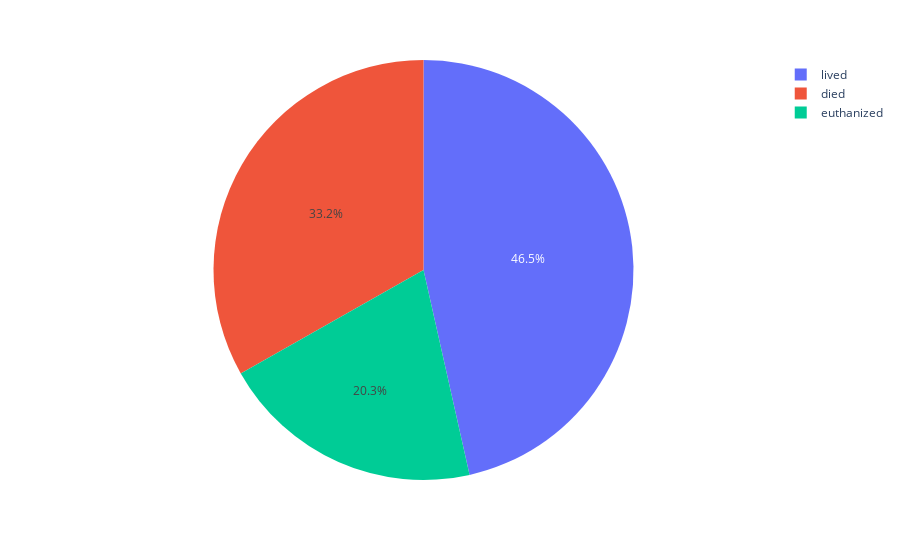

The notebook cell this image was saved under:
### Markdown cell above
If the horse was treated with surgery it was a higher chance to die.

Young horses have more chance to die.

If Temp_Of_Extremities is warm or normal, the horse has a higher chance to live.

If Peripheral_Pulse is normal , the horse has a higher chance to live.

If Mucous_Membrane is pale_pink, bright_pink or normal_pink the horse has a higher chance to live.

If Capillary_Refill_Time is less_3_sec, the horse has a higher chance to live.

The mild_pain or alert in Pain give the horse a higher chance to survive.

The normal, hypermotile or hypomotile in Peristalsis give the horse a higher chance to survive.

The slight or none in Abdominal_Distention give the horse a higher chance to survive.

When Nasogastric_Tube is slight, there is higher chance that the horse is lived.

When Rectal_Exam_Feces is absent there is a higher chance that the horse is died.

When Abdomen is firm or other there is a higher chance that the horse is lived.

If the surgical_lesion is yes, then the horse has a higher chance to be died.

### Code cell
px.pie(data_frame=df ,names=df['outcome'] )

### Figure 1 — Plotly figure (JSON) as saved in the notebook; plotly's stock layout.template omitted (floating-point values rounded to 4 significant figures; data arrays with more than 128 entries replaced by an {"elided": "..."} marker saying what was removed)
{"data": [{"domain": {"x": [0, 1], "y": [0, 1]}, "hovertemplate": "outcome=%{label}<extra></extra>", "labels": {"elided": "1235 str values"}, "legendgroup": "", "name": "", "showlegend": true, "type": "pie"}], "layout": {"legend": {"tracegroupgap": 0}, "margin": {"t": 60}}}
